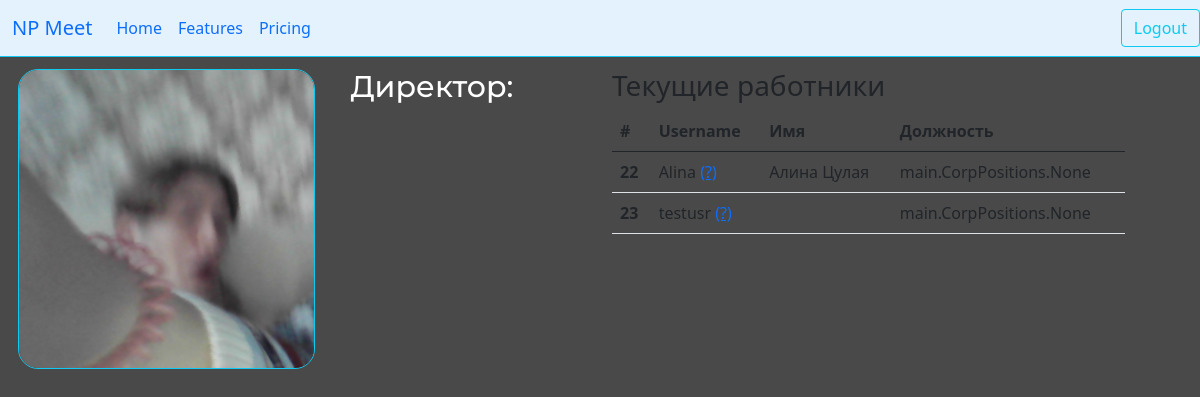
Page /company/profile/5/ (signed in) on the earlier database version.
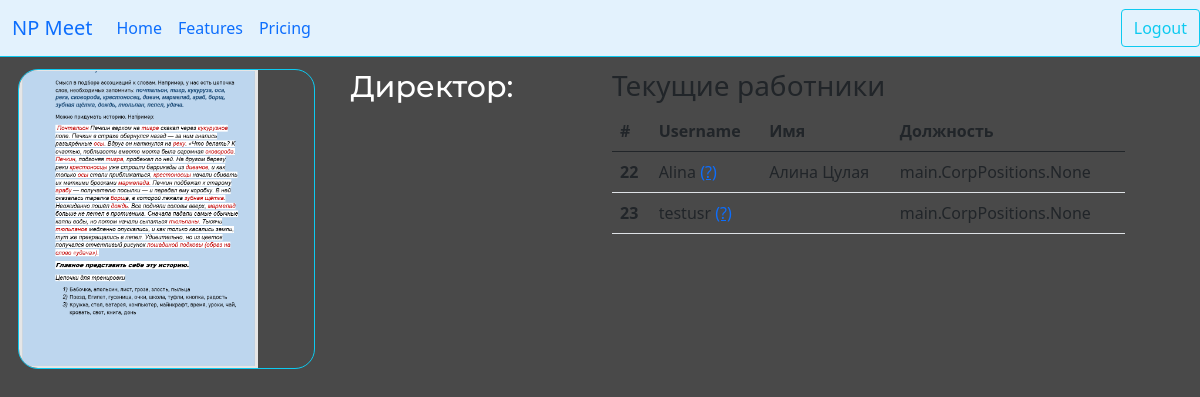
Same page on the later database version.
### main/models.py (models this page shows, shortened)
class Corporations(models.Model):
    name = models.CharField('Название компании', max_length=100)
    logo = models.ImageField('Логотип компании', upload_to='main/corporation/logos')
    directors = models.ForeignKey('main.User', on_delete=models.CASCADE, null=True)

### main/views.py (the view)
# urls.py: path('company/profile/<int:comp_id>/', views.company_profile_page, name='company_profil_page'),
@login_required
def company_profile_page(request, comp_id):
    if comp_id == request.user.corporation.id:
        company = get_object_or_404(Corporations, id=comp_id)
        workers = User.objects.filter(corporation=comp_id)
        return render(request, 'main/company_profile_page.html', context={
            'comp': company,
            'workers': workers,
        })
    else:
        redirect('control_palen_page')

### main/templates/main/company_profile_page.html (shortened to what this page needs)
{% extends 'main/base.html' %}
{% load static %}
{% block head %}
<link rel="stylesheet" href="{% static 'main/css/company_profile_page.css' %}">
{% endblock head %}
{% block content %}
<div class="row" style='margin-top: 1vw; margin-left: 0.5vw; margin-right: 0.5vw;'>
    <div class="col-6 div-comp-director">
        <div class="comp-profil">
          <img class='image-comp'  src="{{comp.logo.url}}" alt="">
          <h2>{{comp.name}}</h2>
        </div>
        <div class="col-5 director" style='background-image: src="{{comp.directors.avatar.url}}";'>
          <h5 class='title-director'>Директор:</h5>
        </div>
    </div>
    <div class="col-6">
      <div class="workers">
        <h3>Текущие работники</h3>
        <table class="table">
            <thead>
                <tr>
                  <th scope="col">#</th>
                  <th scope="col">Username</th>
                  <th scope="col">Имя</th>
                  <th scope="col">Должность</th>
                </tr>
              </thead>
              <tbody>
                {% for worker in workers %}
                <tr>
                  <th scope="row">{{worker.id}}</th>
                  <td>{{worker.username}} <a href="{% url 'profile_page' worker.id %}">(?)</a></td>
                  <td>{{worker.first_name}} {{worker.last_name}}</td>
                  <td>
                    {{worker.position}}
                  </td>
                </tr>
                {% endfor %}
              </tbody>
        </table>
      </div>
    </div>
</div>
{% endblock content %}

Differences in the rows shown:
changed Corporations: logo: a different picture
